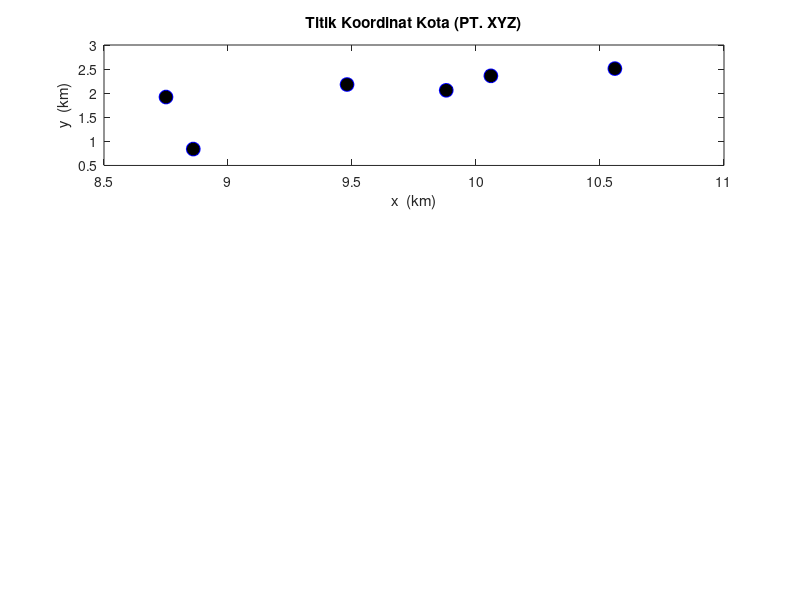

This chart was generated by the following MATLAB code: (Note: this script raises an error after producing the figure.)
%**************************************************************************
%                 VRP Problem Using ACO cluster 3
% -------------------------------------------------------------------------
% By     : Gita Anggita Lestari
% Contact: gitaanggitalstr@gmail.com             Last update: sept 13, 2019
% -------------------------------------------------------------------------                             
% This program is developed to find shortest path (minimum cost)between
% some cities. 
% 
% There are 4  parts in this program:
% 1.Main program of ACO (myaco.m)
% 2.Function to generate solution (ant_tour.m)
% 3.Function to calculate the cost (distance) (calculate_cost.m)
% 4.Function to update the traces (update_the_trace.m)
%**************************************************************************
 
%**************************************************************************
%                   The Program Start Here                    
%*------------------------------------------------------------------------
% function myaco(num_of_nodes,num_of_ants, max_iteration)
function myaco()
% inputs
miter=1000; % banyak iterasi
m=1; % banyak semut
n=6; %jumlah kotas
% parameters
e=0.6;            % evaporation coefficient.
alpha=1;          % effect of ants' sight.
beta=12;           % trace's effect.
t=0.02*ones(n); % primary tracing.
el=.97;           % common cost elimination. 
% -------------------------------------------------------------------------
% Generate coordinates of cities and plot
% for i=1:n
%     x(i)=rand*20;
%     y(i)=rand*20;
% end    

% matrix coordinates of cities cluster 3
map_index=[10	11	14	15	19	28];
map_x=[10.56	10.06	9.88	9.48	8.75	8.86];
map_y=[2.51	2.36	2.06	2.18	1.92	0.84];
node=[map_index;map_x;map_y];
% Generate coordinates of cities and plot
for i=1:n
    x(i)= map_x(i);
    y(i)= map_y(i);
end

subplot(3,1,1);
plot(x,y,'o','MarkerFaceColor','k','MarkerEdgeColor','b','MarkerSize',10);
title('Titik Koordinat Kota (PT. XYZ)');
xlabel('x  (km)');
ylabel('y  (km)');

% generating distace between cities matrix.
%for i=1:n
%    for j=1:n
%        d(i,j)=sqrt((x(i)-x(j))^2+(y(i)-y(j))^2);
%    end
%end
d=[0 2.9 3.4 3.4 4.6 5.7;
   2.9 0 0.6 0.6 1.7 3;
   3.4 0.6 0 0.55 2.6 2.4;
   3.4 0.6 0.55 0 0.75 2.3;
   4.6 1.7 2.6 0.75 0 5.7;
   5.7 3 2.4 2.3 5.7 0];

% generating sight matrix.
for i=1:n
    for j=1:n
        if d(i,j)==0
            h(i,j)=0;
        else
            h(i,j)=1/d(i,j);
        end
    end
end
h=h
% ------------------------------------------------------------------------
%             Main Algorithm: ACO Meta heuristic procedure
% a.  Probabilistic solution construction biased by
%     pheromone trails, without forward pheromone
%     updating
% b.  Deterministic backward path with loop elimination
%     and with pheromone updating--> update_the_trace
% c.  Evaluation of the quality of the solutions
%     generated and use of the solution quality in
%     determining the quantity of pheromone to deposit-->calculate_cost
% -------------------------------------------------------------------------
for i=1:miter
% Step 1: Forward ants and solution construction

% Generate places for each ant    
for j=1:m
    start_places(j,1)=fix(1+rand*(n-1));
end
% Step 2:probabilistic solution contruction   
    [tour]=ant_tour(start_places,m,n,h,t,alpha,beta);
    tour=horzcat(tour,tour(:,1));
    
% Step 3: Calculate the cost --> total distace
    [cost,f]=calculate_cost(m,n,d,tour,el);
    [t]=update_the_trace(m,n,t,tour,f,e);
    average_cost(i)=mean(cost);
    
% Step 4: Determine the best route
    [min_cost(i),best_index]=min(cost);
    besttour(i,:)=tour(best_index,:);
    iteration(i)=i;
end
% -------------------------------------------------------------------------

% Plot Average of tour distance vs Number of Iterations
subplot(3,1,2);plot(iteration,average_cost);
title('Rata-Rata Jarak vs Jumlah Iterasi');
xlabel('iteration');
ylabel('Jarak(Km)');

% Plot the best route
[k,l]=min(min_cost); % jarak
for i=1:n+1
    X(i)=x(besttour(l,i));
    Y(i)=y(besttour(l,i));
end
subplot(3,1,3);plot(X,Y,'--o',...
                'MarkerEdgeColor','k',...
                'MarkerFaceColor','b',...
                'MarkerSize',10)
xlabel('x (km)');ylabel('y (km)');
title(['Total Jarak(Km)= ',num2str(k)]);
% fprintf('\nTotal Jarak = %d\n',k);

% Get Route Path 
batas = length(map_index);
path = [];
for i=1:batas
    itter = 0;
    index_x = X(i);
    index_y = Y(i);
    for j=1:batas
        if index_x == node(2,[j]) && index_y == node(3,[j])
            itter = itter + 1;
            path(i)=node(1,[j]);
        end
    end
end
titik_awal = num2str(path(1));jalan = num2str(path);
fprintf('Total Jarak = ')
disp(min(min_cost));
fprintf('Rute =  ');
fprintf(titik_awal);fprintf('  ');
fprintf(jalan);fprintf('  ');
fprintf(titik_awal)
fprintf('\n')
end
%**************************************************************************
%                   Ending of Program                          
%**************************************************************************
